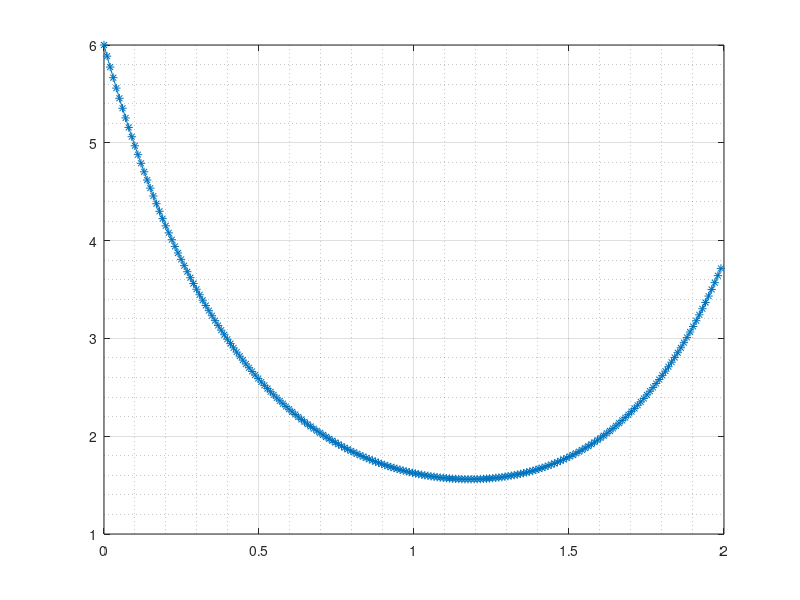

This figure's MATLAB source:
% PoissonDifReaccion.m
% Ecuacion de Poisson con condiciones Robin
%
% Programa que resuelve la ecuacion de Poisson con condiciones de contorno
% Dirichlet-Robin, usando Diferencias Finitas
%
% -K0*u''(x)+ pR*u = Q(x), 0<x<L
% u(0) = a; K0*u'(L) + H1*u(L) = H2*uE

% paramwetros del problema:
L=2; K0=0.57; a=6;
pR=@(x) 0.1*x.^3+2.5;
H1=15; H2=15; uE=4;

%Q =@(x) (100*exp(-20*(x-0.3).^2));
%Q=@(x) (100*(x<0.7));
%Q=@(x) 20*sin(5*(x-1));
Q = @(x) 2*x.*(2-x);
% parametros del meodos de resolucion
N=200;
x = linspace(0,L,N+2)';
size(x)
%% Armado de la matriz
h = L/N;
unos = ones(N+2,1);
size(unos)
diagonales = [-1*unos (2+((h.^2/K0).*pR(x(1:N+2)))).*unos -1*unos];
matriz = spdiags(diagonales, [-1 0 1], N+2, N+2);
matriz(1,[1:2])=[1 0];
matriz(N+2, [N:N+2]) = [-1 2*h*H1/K0 1];

% Armado del lado derecho


F =[a; (h^2/K0)*Q(x(2:N+1)); 2*h*H2*uE/K0];
size(F)
% Resolucion

U = matriz\F;
size(U)
U(N+2) = []; % otra forma: U = U(1:N+1);
% Otra forma
%
xx=x(1:N+1);
figure(1)
plot(xx,U,'*-')
grid on;
grid minor;

% temperatura en el extremo derecho
TexD=U(N+1);
disp('Temperatura en el extremo derecho:');
disp(TexD)

FlujoExtIzq = (U(1)-U(2))/h;
disp('Flujo Extremo Izquierdo:');
disp(FlujoExtIzq)

FlujoExtDer=H1*(U(N+1)-uE)
